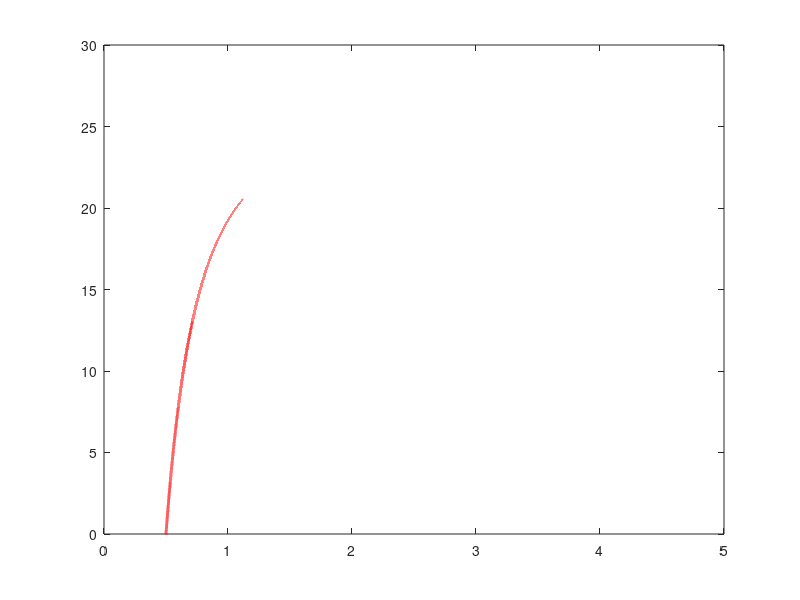

Recreate this plot in MATLAB.


clear
close all
clc





% activation model

clear
close all
clc

%% Kohler parameters


A = (1.4*1e-3); % in micro meters
B = (3.5*1e-4);

k = 1.28; %non dim

RHeq = @(x,coeff) 1 + A./x - B./(x.^(3));


%% Critical radius and supersaturation

r2_crit = 3*B/A;

s_crit = RHeq(sqrt(r2_crit));

rm = 3*B/A;

%% model parameters (micrometers)


N = 5*1e-11; % 1e-9 per micon^3 = 1e3 per cm3

A1 = 6*1e-10;
A2 = 3.5*1e20;
A3 = 50;
rhow = 1e-15;

alpha2 = 4*pi*rhow*A2*A3*N;
D = A3;


%% Noise intensity and vertical velocity

w = 0.01*1e6; % micron per second
s = 0.1*w; 

%% Seq

Seq = A1*w/(alpha2*sqrt(rm));

disp(strcat('Critical S:',num2str(100*(s_crit-1))))
disp(strcat('Equilibrium S:',num2str(100*Seq)))
disp(strcat('Critical r2:',num2str(r2_crit)))
disp(strcat('Steady r2:',num2str(rm)))
disp(strcat('Threshold alpha2*A:',num2str(alpha2*A)))
disp(strcat('SS timescale:',num2str(A1*w)))

epsilon = A1*s/(alpha2*sqrt(rm));


%% modified Kohler

mRH = @(x) (alpha2/(A1*s)).*(A-B*x.^(-2));

%% plot

x = [0:1e-5:100];

figure
%plot(x,100*(RHeq(x)-1),'LineWidth',2,'color','blue')
%hold on
plot(x,mRH(x),'LineWidth',2,'color','red')
axis([0,5,0,30])
